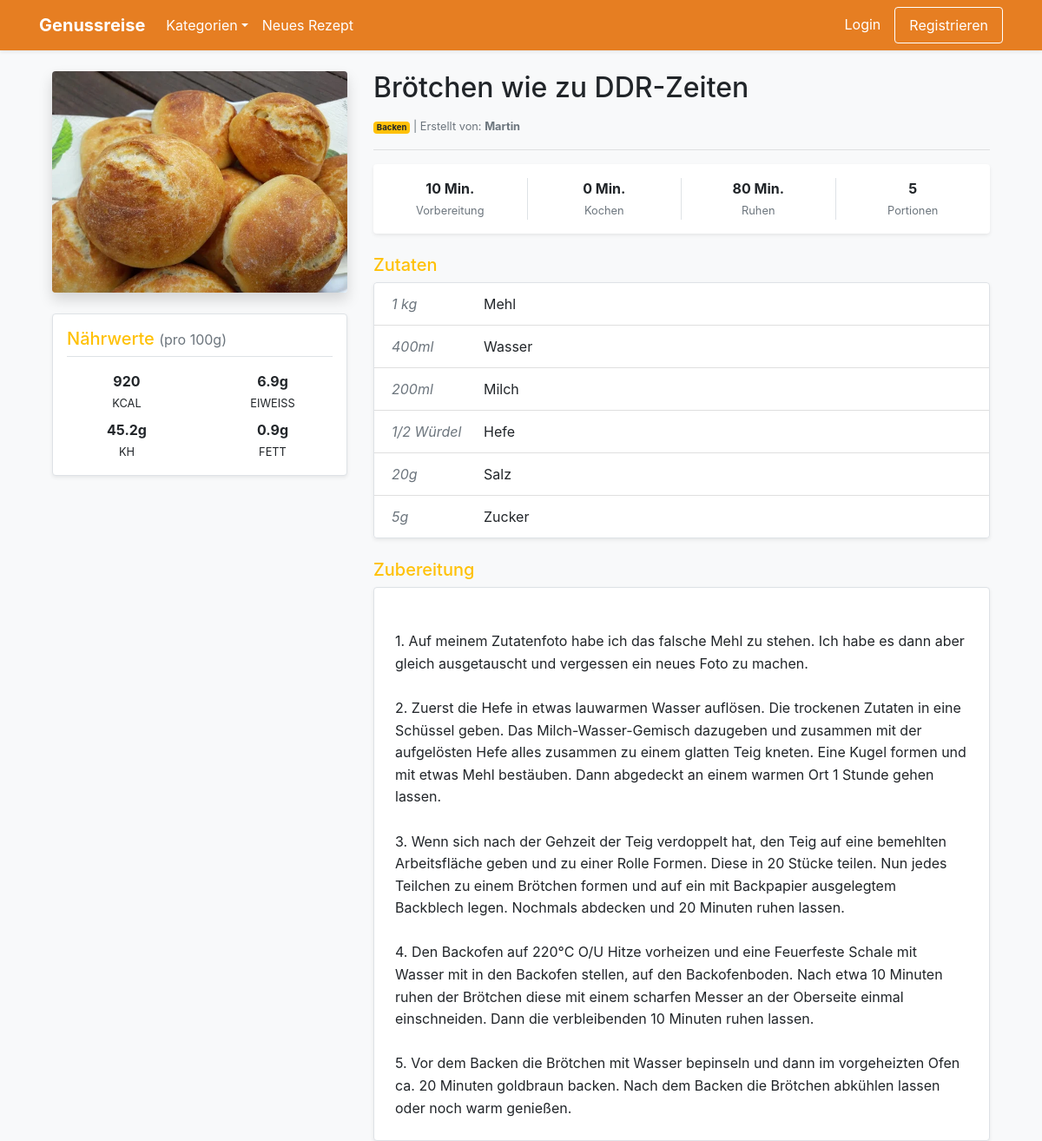
/recipe/1, run on the app's committed database.
### app.py (models this page shows)
class Recipe(db.Model):
    id = db.Column(db.Integer, primary_key=True)
    name = db.Column(db.String(100), nullable=False)
    instructions = db.Column(db.Text, nullable=False)
    image_file = db.Column(db.String(100), nullable=False, default='default.jpg')
    prep_time = db.Column(db.Integer, default=0)
    cook_time = db.Column(db.Integer, default=0)
    rest_time = db.Column(db.Integer, default=0)
    servings = db.Column(db.Integer, default=1)
    calories = db.Column(db.Integer, default=0)
    protein = db.Column(db.Float, default=0.0)
    carbs = db.Column(db.Float, default=0.0)
    fat = db.Column(db.Float, default=0.0)
    user_id = db.Column(db.Integer, db.ForeignKey('user.id'), nullable=False)
    category_id = db.Column(db.Integer, db.ForeignKey('category.id'), nullable=True)
    ingredients = db.relationship('Ingredient', backref='recipe', lazy=True, cascade="all, delete-orphan")

class Category(db.Model):
    id = db.Column(db.Integer, primary_key=True)
    name = db.Column(db.String(50), unique=True, nullable=False)
    recipes = db.relationship('Recipe', backref='category_rel', lazy=True)

class User(db.Model, UserMixin):
    id = db.Column(db.Integer, primary_key=True)
    username = db.Column(db.String(20), unique=True, nullable=False)
    email = db.Column(db.String(120), unique=True, nullable=False)
    password = db.Column(db.String(60), nullable=False)
    is_admin = db.Column(db.Boolean, default=False)
    recipes = db.relationship('Recipe', backref='author', lazy=True)

class Ingredient(db.Model):
    id = db.Column(db.Integer, primary_key=True)
    name = db.Column(db.String(100), nullable=False)
    amount = db.Column(db.String(50))
    recipe_id = db.Column(db.Integer, db.ForeignKey('recipe.id'), nullable=False)

### app.py (the view)
@app.route("/recipe/<int:recipe_id>")
def recipe_detail(recipe_id):
    recipe = Recipe.query.get_or_404(recipe_id)
    return render_template('recipe_detail.html', recipe=recipe)

### app.py (called while the page is built)
@app.context_processor
def inject_categories():
    return dict(all_categories=Category.query.order_by(Category.name).all())

### templates/recipe_detail.html (shortened to what this page needs)
{% extends "base.html" %}
{% block content %}
<article class="container mt-4">
    <div class="row">
        <aside class="col-md-4">
            {% if recipe.image_file and recipe.image_file != '' %}
                <img src="{{ url_for('static', filename='uploads/' + recipe.image_file) }}"
                     class="img-fluid rounded shadow mb-4"
                     alt="Bild von {{ recipe.name }}">
            {% else %}
                <img src="{{ url_for('static', filename='uploads/default.jpg') }}"
                     class="img-fluid rounded shadow mb-4"
                     alt="Standardbild für {{ recipe.name }}">
            {% endif %}
            <div class="p-3 bg-white border rounded shadow-sm mb-4">
                <h5 class="border-bottom pb-2 text-warning">Nährwerte <small class="text-muted">(pro 100g)</small></h5>
                <div class="row text-center mt-3">
                    <div class="col-6 mb-2">
                        <strong class="d-block">{{ recipe.calories or 0 }}</strong>
                        <small class="text-uppercase">kcal</small>
                    </div>
                    <div class="col-6 mb-2">
                        <strong class="d-block">{{ recipe.protein or 0 }}g</strong>
                        <small class="text-uppercase">Eiweiß</small>
                    </div>
                    <div class="col-6">
                        <strong class="d-block">{{ recipe.carbs or 0 }}g</strong>
                        <small class="text-uppercase">KH</small>
                    </div>
                    <div class="col-6">
                        <strong class="d-block">{{ recipe.fat or 0 }}g</strong>
                        <small class="text-uppercase">Fett</small>
                    </div>
                </div>
            </div>
        </aside>
        <section class="col-md-8">
            <div class="d-flex justify-content-between align-items-start mb-2">
                <h1 class="h2">{{ recipe.name }}</h1>
            </div>
            <p class="text-muted small">
                <span class="badge badge-warning">{{ recipe.category_rel.name if recipe.category_rel else 'Allgemein' }}</span>
                | Erstellt von: <strong>{{ recipe.author.username }}</strong>
            </p>
            <hr>
            <div class="row mb-4 text-center bg-white py-3 rounded shadow-sm mx-0">
                <div class="col-3 border-right">
                    <strong class="d-block">{{ recipe.prep_time or 0 }} Min.</strong>
                    <small class="text-muted">Vorbereitung</small>
                </div>
                <div class="col-3 border-right">
                    <strong class="d-block">{{ recipe.cook_time or 0 }} Min.</strong>
                    <small class="text-muted">Kochen</small>
                </div>
                <div class="col-3 border-right">
                    <strong class="d-block">{{ recipe.rest_time or 0 }} Min.</strong>
                    <small class="text-muted">Ruhen</small>
                </div>
                <div class="col-3">
                    <strong class="d-block">{{ recipe.servings or 1 }}</strong>
                    <small class="text-muted">Portionen</small>
                </div>
            </div>
            <h4 class="text-warning h5 mt-4">Zutaten</h4>
            <ul class="list-group list-group-flush mb-4 shadow-sm border rounded">
                {% for ing in recipe.ingredients %}
                <li class="list-group-item d-flex justify-content-start">
                    <span class="text-muted font-italic mr-3" style="min-width: 90px;">{{ ing.amount }}</span>
                    <span>{{ ing.name }}</span>
                </li>
                {% endfor %}
            </ul>
            <h4 class="text-warning h5">Zubereitung</h4>
            <div class="p-4 bg-white border rounded shadow-sm" style="white-space: pre-line; line-height: 1.6;">
                {{ recipe.instructions }}
            </div>
        </section>
    </div>
</article>
{% endblock %}

### data on the page
Recipe: image_file (picture), calories "920", protein "6.9", carbs "45.2", fat "0.9", name "Brötchen wie zu DDR-Zeiten", prep_time "10", cook_time "0", rest_time "80", servings "5", instructions "1. Auf meinem Zutatenfoto habe ich das falsche Mehl zu stehen. Ich habe es dann aber gleich ausgetauscht und vergessen ein neues Foto zu machen. 2. Zuerst die Hefe in etwas lauwarmen Wasser auflösen. Die trockenen Zutaten in eine Schüssel geben. Das Milch-Wasser-Gemisch dazugeben und zusammen mit der aufgelösten Hefe alles zusammen zu einem glatten Teig kneten. Eine Kugel formen und mit etwas Mehl bestäuben. Dann abgedeckt an einem warmen Ort 1 Stunde gehen lassen. 3. Wenn sich nach der Gehzeit der Teig verdoppelt hat, den Teig auf eine bemehlten Arbeitsfläche geben und zu einer Rolle Formen. Diese in 20 Stücke teilen. Nun jedes Teilchen zu einem Brötchen formen und auf ein mit Backpapier…"
Category: category_rel "Backen"
User: author.username "Martin"
Ingredient: amount "1 kg", name "Mehl"
Ingredient: amount "400ml", name "Wasser"
Ingredient: amount "200ml", name "Milch"
Ingredient: amount "1/2 Würdel", name "Hefe"
Ingredient: amount "20g", name "Salz"
Ingredient: amount "5g", name "Zucker"
